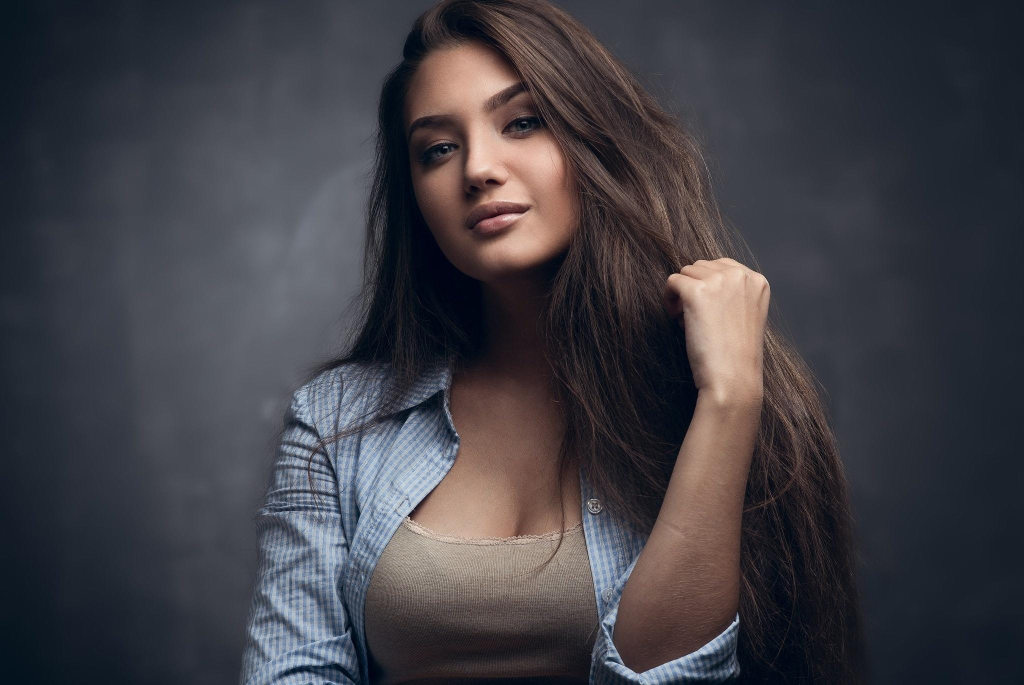
#> input picture img.jpg, 2048 x 1370 px (shown at 1/2 size)
$ jupyter execute 'Drawing Lines And Rectangles Over Image.ipynb'
#> lines starting #> are read from the running program, lines starting #| are printed output that depends on the picture
[cell 1]
import cv2

[cell 2]
# Reading An Image
# Resizing The Image
# Displaying The Image
# Waiting For A Key Press  - This Line Waits Indefinitely For A Key Press. The Argument 0 Means That It Waits Until Any Key Is Pressed. This Is Used To Keep The Window Open Until You Decide To Close It.
# Closing The Window   - After A Key Is Pressed, This Line Closes All OpenCV Windows.
old_img = cv2.imread("img.jpg")
#> old_img is the input picture: shape (1370, 2048, 3); mean B, G, R 68.8, 62.5, 64
old_img = cv2.resize(old_img,(500,800))
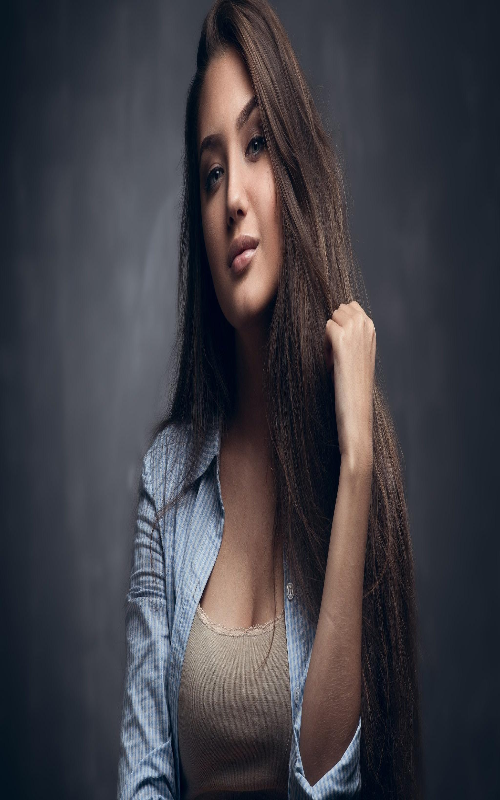
#> old_img: shape (800, 500, 3); mean B, G, R 68.7, 62.4, 63.9
cv2.imshow("Fame Show",old_img)
cv2.waitKey(0)
cv2.destroyAllWindows()

[cell 3]
old_img = cv2.imread("img.jpg")
old_img = cv2.resize(old_img,(500,700))
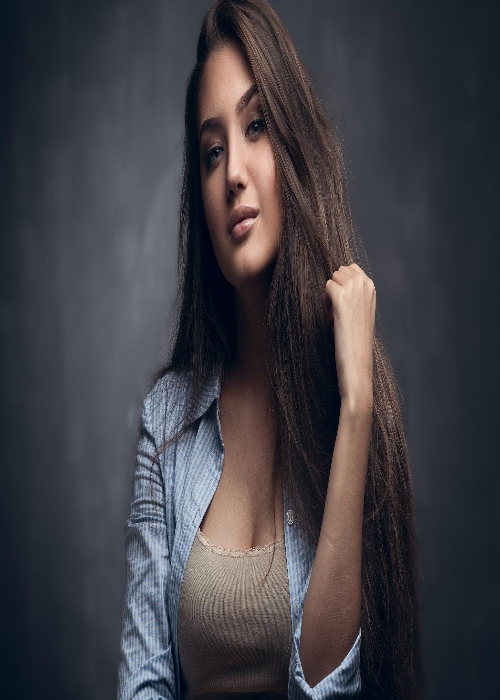
#> old_img: shape (700, 500, 3); mean B, G, R 68.7, 62.4, 63.9

new_img = cv2.line(img=old_img, pt1=(120,50),  pt2=(320,50), color= (0,255,0), thickness=4, lineType=4)

cv2.imshow("Fame Show",new_img)
cv2.waitKey(0)
cv2.destroyAllWindows()

[cell 4]
old_img = cv2.imread("img.jpg")
old_img = cv2.resize(old_img,(500,700))

new_img = cv2.rectangle(img=old_img, pt1=(150,20),  pt2=(350,300), color= (0,255,0), thickness=4, lineType=16)
cv2.imshow("Fame Show",new_img)
cv2.waitKey(0)
cv2.destroyAllWindows()

[cell 5]
# Function To Draw Text On An Image
# TEXT COLOR IN BGR FORMAT
old_img = cv2.imread("img.jpg")
old_img = cv2.resize(old_img,(500,700))
txt_img = cv2.putText(img = old_img, text="PICTURES 1", org=(160,350), fontScale=1, fontFace=2, color=(0,255,0), thickness=4, lineType=16, bottomLeftOrigin=False)

new_img = cv2.rectangle(img=txt_img, pt1=(150,20),  pt2=(350,300), color= (0,255,0), thickness=4, lineType=16)
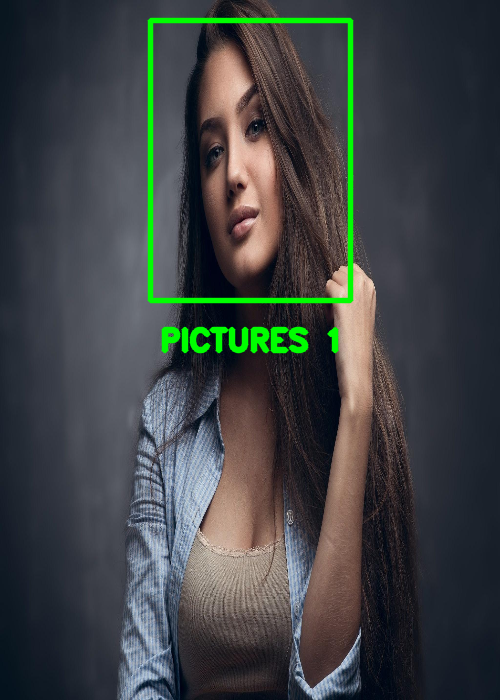
#> new_img: shape (700, 500, 3); mean B, G, R 67.3, 66.8, 62.6
cv2.imshow("Fame Show",new_img)
cv2.waitKey(0)
cv2.destroyAllWindows()

$ run again, with FRUIT.jpg copied over img.jpg
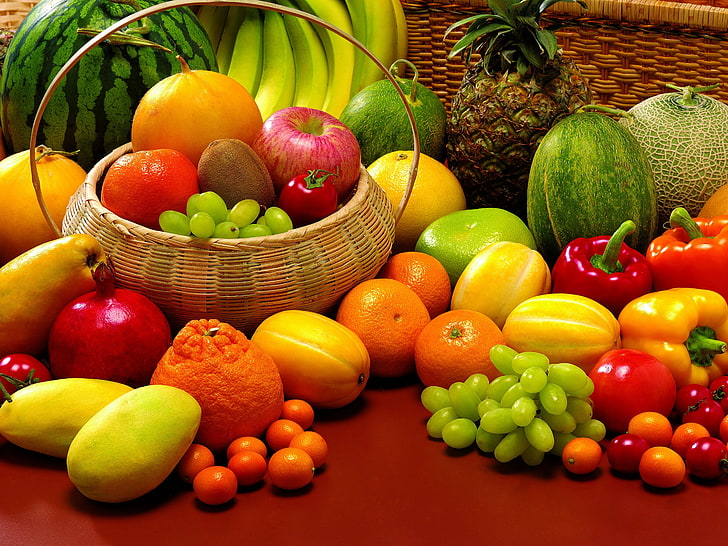
#> input picture FRUIT.jpg, 728 x 546 px
#> old_img is the input picture: shape (546, 728, 3); mean B, G, R 18.1, 84.1, 145.8
#> `old_img = cv2.resize(old_img,(500,800))`:
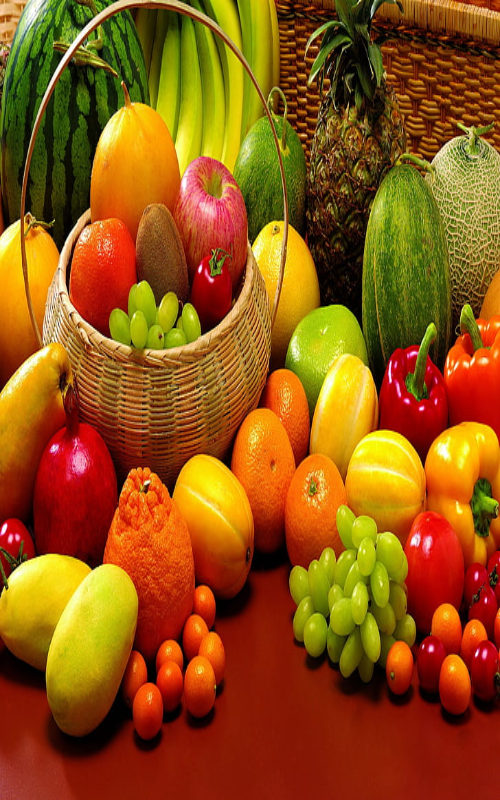
#> old_img: shape (800, 500, 3); mean B, G, R 18, 84, 145.7
#> `new_img = cv2.rectangle(img=txt_img, pt1=(150,20),  pt2=(350,300), col..`:
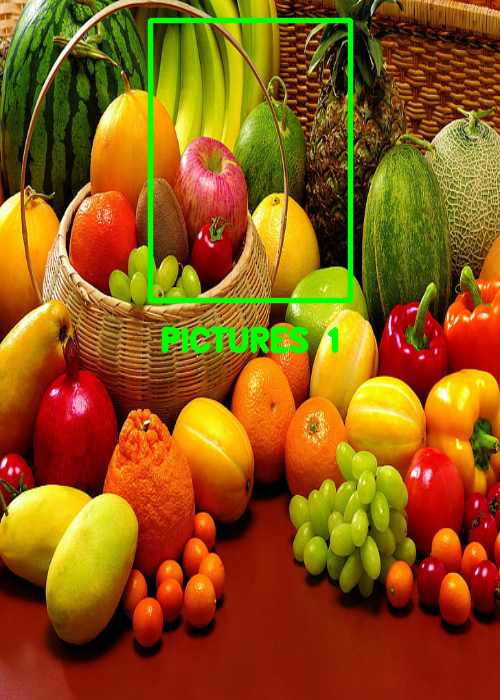
#> new_img: shape (700, 500, 3); mean B, G, R 17.6, 87.4, 142.6
